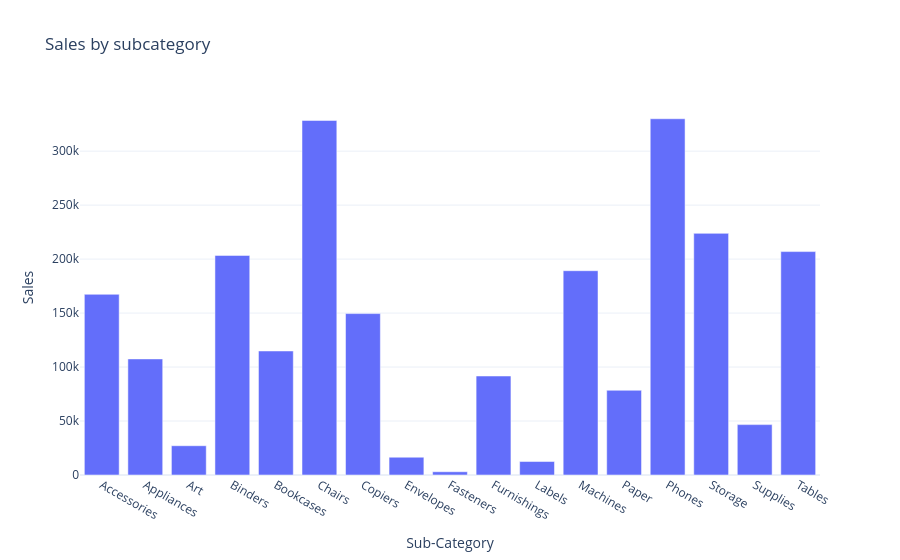

Write notebook code for a chart like this one.
### Code cell
fig = px.bar(sales_by_subcategory, x= 'Sub-Category', y='Sales', title="Sales by subcategory")
fig.show()

### Figure 1 — Plotly figure (JSON) as saved in the notebook; plotly's stock layout.template omitted (floating-point values rounded to 4 significant figures)
{"data": [{"hovertemplate": "Sub-Category=%{x}<br>Sales=%{y}<extra></extra>", "legendgroup": "", "marker": {"color": "#636efa", "pattern": {"shape": ""}}, "name": "", "orientation": "v", "showlegend": false, "textposition": "auto", "x": ["Accessories", "Appliances", "Art", "Binders", "Bookcases", "Chairs", "Copiers", "Envelopes", "Fasteners", "Furnishings", "Labels", "Machines", "Paper", "Phones", "Storage", "Supplies", "Tables"], "xaxis": "x", "y": [167400.0, 107500.0, 27120.0, 203400.0, 114900.0, 328400.0, 149500.0, 16480.0, 3024.0, 91710.0, 12490.0, 189200.0, 78480.0, 330000.0, 223800.0, 46670.0, 207000.0], "yaxis": "y", "type": "bar"}], "layout": {"xaxis": {"anchor": "y", "domain": [0.0, 1.0], "title": {"text": "Sub-Category"}}, "yaxis": {"anchor": "x", "domain": [0.0, 1.0], "title": {"text": "Sales"}}, "legend": {"tracegroupgap": 0}, "title": {"text": "Sales by subcategory"}, "barmode": "relative"}}
